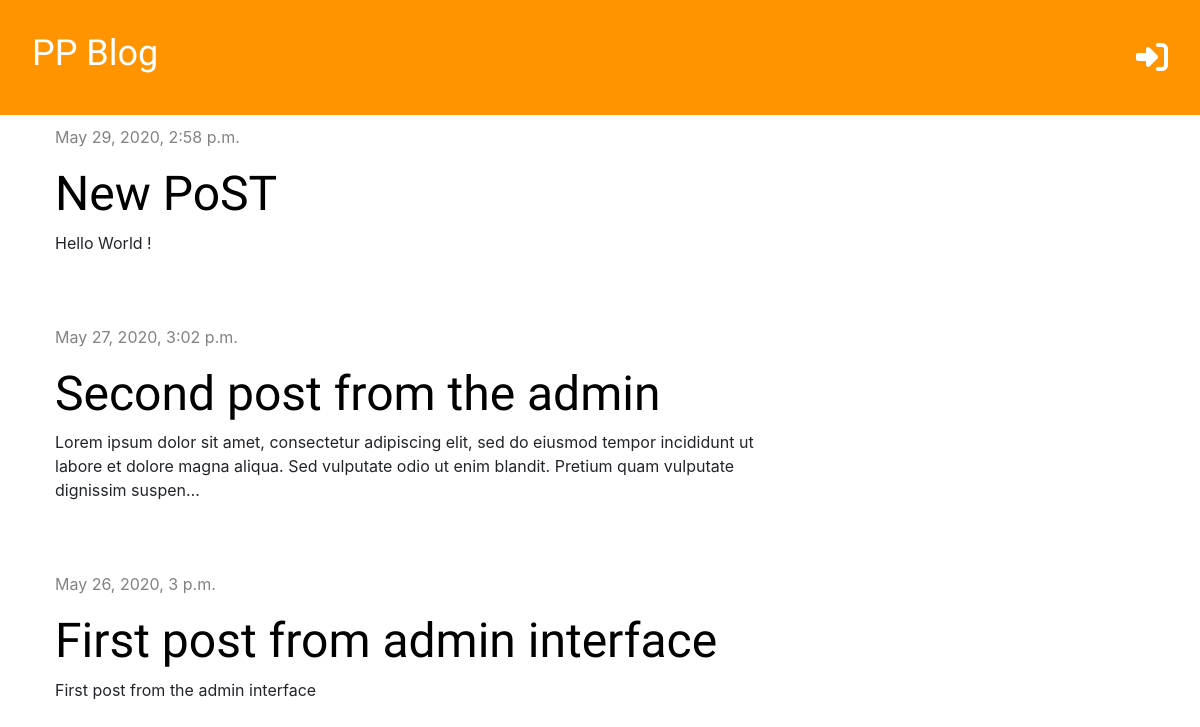
The page / on the database its author committed.
### blog/models.py (models this page shows, shortened)
class Post(models.Model):
    author = models.ForeignKey('auth.User', on_delete=models.CASCADE)
    title = models.CharField(max_length=200)
    text = models.TextField()
    created_date = models.DateTimeField(default=timezone.now)
    published_date = models.DateTimeField(blank=True, null=True)

### blog/views.py (the view)
# urls.py: path('', views.post_list, name='post_list'),
def post_list(request):
    posts = Post.objects.filter(published_date__lte=timezone.now()).order_by('-published_date')
    stuff_for_frontend = {'posts': posts}
    return render(request, 'blog/post_list.html', stuff_for_frontend)

### blog/templates/blog/post_list.html (shortened to what this page needs)
{% extends 'blog/base.html' %}
{% block content %}
    {% for post in posts %}
        <div class="post">
            <p class="date">{{ post.published_date }}</p>
            <h1><a href="{% url 'post_detail' pk=post.pk %}">{{ post.title }}</a></h1>
            <p>{{ post.text|truncatechars:200|linebreaksbr }}</p>
        </div>
    {% endfor %}
{% endblock content %}

### blog/static/css/blog.css (style rules this page uses)
h1, h2, h3, h4 { font-family: 'Tangerin', 'Inconsolata', 'Droid Sans', serif ; font-size: 48px; }
.date { color: #828282; }
.post { margin-bottom: 70px; margin-top: 10px; }
.post h1 a { color: #000000; text-decoration: none; }

### rows shown on the page
Post: published_date "May 29, 2020, 2:58 p.m.", title "New PoST", text "Hello World !"
Post: published_date "May 27, 2020, 3:02 p.m.", title "Second post from the admin", text "Lorem ipsum dolor sit amet, consectetur adipiscing elit, sed do eiusmod tempor incididunt ut labore et dolore magna aliqua. Sed vulputate odio ut enim blandit. Pretium quam vulputate dignissim suspen…"
Post: published_date "May 26, 2020, 3 p.m.", title "First post from admin interface", text "First post from the admin interface"
